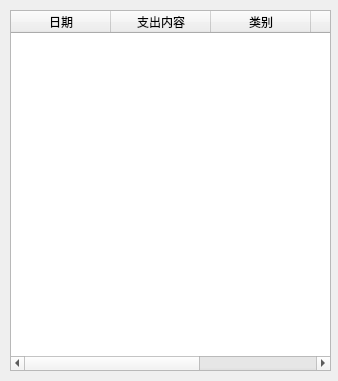
<?xml version="1.0" encoding="UTF-8"?>
<ui version="4.0">
 <class>MyTable</class>
 <widget class="QWidget" name="MyTable">
  <property name="geometry">
   <rect>
    <x>0</x>
    <y>0</y>
    <width>338</width>
    <height>381</height>
   </rect>
  </property>
  <property name="windowTitle">
   <string>Form</string>
  </property>
  <widget class="QTableWidget" name="table">
   <property name="geometry">
    <rect>
     <x>10</x>
     <y>10</y>
     <width>321</width>
     <height>361</height>
    </rect>
   </property>
   <column>
    <property name="text">
     <string>日期</string>
    </property>
   </column>
   <column>
    <property name="text">
     <string>支出内容</string>
    </property>
   </column>
   <column>
    <property name="text">
     <string>类别</string>
    </property>
   </column>
   <column>
    <property name="text">
     <string>金额</string>
    </property>
   </column>
   <column>
    <property name="text">
     <string>id</string>
    </property>
   </column>
  </widget>
 </widget>
 <resources/>
 <connections/>
</ui>
